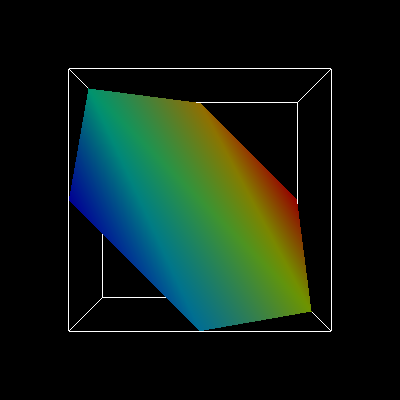

The Python source for this figure:
#!/usr/bin/env python

# Cut a minimal single-voxel volume with a plane using
# vtkFlyingEdgesPlaneCutter with attribute interpolation.

# Factory overrides
import vtkmodules.vtkInteractionStyle  # noqa: F401
import vtkmodules.vtkRenderingOpenGL2  # noqa: F401

from vtkmodules.vtkCommonDataModel import (
    vtkImageData,
    vtkPlane,
)
from vtkmodules.vtkFiltersCore import vtkFlyingEdgesPlaneCutter
from vtkmodules.vtkFiltersModeling import vtkOutlineFilter
from vtkmodules.vtkRenderingCore import (
    vtkActor,
    vtkPolyDataMapper,
    vtkRenderWindow,
    vtkRenderWindowInteractor,
    vtkRenderer,
)

# Create a 2x2x2 image (single voxel) with scalar values 0-7
image = vtkImageData()
image.SetDimensions(2, 2, 2)
image.AllocateScalars(10, 1)

scalars = image.GetPointData().GetScalars()
scalars.InsertTuple1(0, 0.0)
scalars.InsertTuple1(1, 1.0)
scalars.InsertTuple1(2, 2.0)
scalars.InsertTuple1(3, 3.0)
scalars.InsertTuple1(4, 4.0)
scalars.InsertTuple1(5, 5.0)
scalars.InsertTuple1(6, 6.0)
scalars.InsertTuple1(7, 7.0)

# Cut plane
plane = vtkPlane()
plane.SetOrigin(0.5, 0.5, 0.5)
plane.SetNormal(1, 1, 1)

# Plane cutter with attribute interpolation
iso = vtkFlyingEdgesPlaneCutter()
iso.SetInputData(image)
iso.InterpolateAttributesOn()
iso.SetPlane(plane)
iso.Update()

iso_mapper = vtkPolyDataMapper()
iso_mapper.SetInputConnection(iso.GetOutputPort())
iso_mapper.SetScalarRange(iso.GetOutput().GetPointData().GetScalars().GetRange())

iso_actor = vtkActor()
iso_actor.SetMapper(iso_mapper)
iso_actor.GetProperty().SetColor(1, 0, 0)
iso_actor.GetProperty().SetOpacity(1)

# Outline
outline = vtkOutlineFilter()
outline.SetInputData(image)

outline_mapper = vtkPolyDataMapper()
outline_mapper.SetInputConnection(outline.GetOutputPort())

outline_actor = vtkActor()
outline_actor.SetMapper(outline_mapper)

# Renderer
renderer = vtkRenderer()
renderer.AddActor(outline_actor)
renderer.AddActor(iso_actor)
renderer.SetBackground(0, 0, 0)

# Window
render_window = vtkRenderWindow()
render_window.SetMultiSamples(0)
render_window.AddRenderer(renderer)
render_window.SetSize(400, 400)
render_window.SetWindowName("flying edges plane cutter thin slice")

# Scene
renderer.ResetCamera()

# Interactor
interactor = vtkRenderWindowInteractor()
interactor.SetRenderWindow(render_window)

interactor.Initialize()
interactor.Start()
